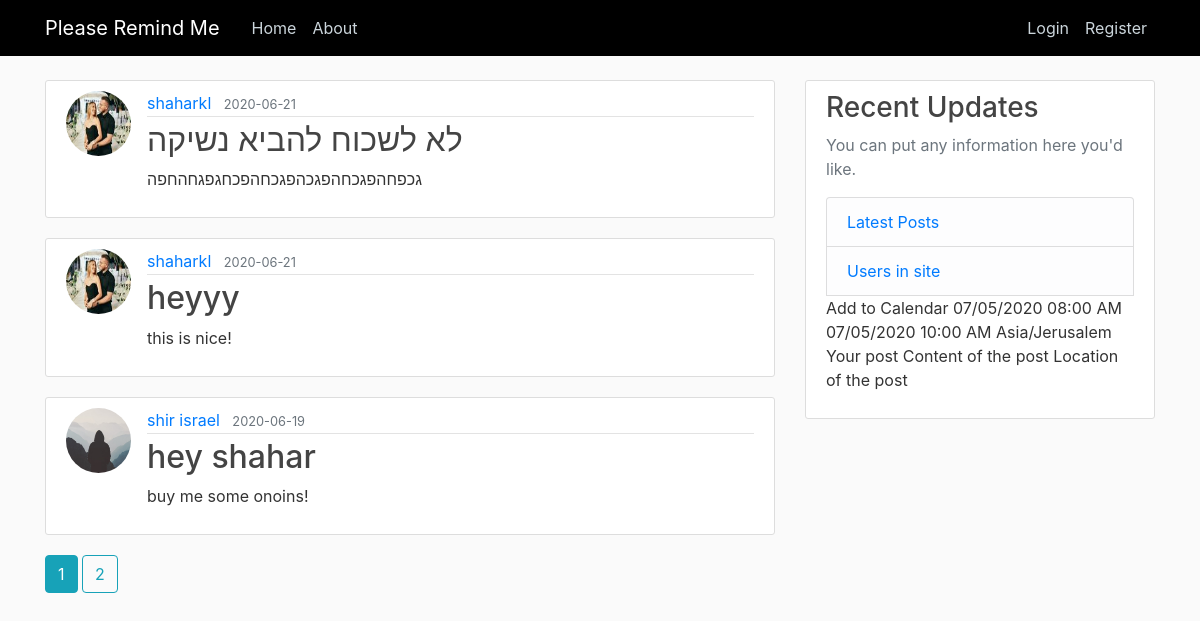
The page /home on the database its author committed.
### flaskblog/models.py (models this page shows, shortened)
class Post(db.Model):
    id = db.Column(db.Integer, primary_key=True)
    title = db.Column(db.String(100), nullable=False)
    date_posted = db.Column(db.DateTime, nullable=False, default=datetime.utcnow)
    content = db.Column(db.Text, nullable=False)
    user_id = db.Column(db.Integer, db.ForeignKey('user.id'), nullable=False)

class User(db.Model, UserMixin):
    id = db.Column(db.Integer, primary_key=True)
    username = db.Column(db.String(20), unique=True, nullable=False)
    email = db.Column(db.String(120), unique=True, nullable=False)
    image_file = db.Column(db.String(20), nullable=False, default='default.jpg')
    password = db.Column(db.String(60), nullable=False)
    posts = db.relationship('Post', backref='author', lazy=True)

### flaskblog/main/routes.py (the view)
@main.route("/")
@main.route("/home")
def home():
    page = request.args.get('page', 1, type=int)
    posts = Post.query.order_by(Post.date_posted.desc()).paginate(page=page, per_page=3)
    return render_template('home.html', posts=posts)

### flaskblog/templates/home.html
{% extends "layout.html" %}
{% block content %}
    {% for post in posts.items %}
        <article class="media content-section">
          <img class="rounded-circle article-img" src="{{ url_for('static', filename='profile_pics/' + post.author.image_file) }}">
          <div class="media-body">
            <div class="article-metadata">
              <a class="mr-2" href="{{ url_for('users.user_posts', username=post.author.username) }}">{{ post.author.username }}</a>
              <small class="text-muted">{{ post.date_posted.strftime('%Y-%m-%d') }}</small>
            </div>
            <h2><a class="article-title" href="{{ url_for('posts.post', post_id=post.id) }}">{{ post.title }}</a></h2>
            <p class="article-content">{{ post.content }}</p>
          </div>
        </article>
    {% endfor %}
    {% for page_num in posts.iter_pages(left_edge=1, right_edge=1, left_current=1, right_current=2) %}
      {% if page_num %}
        {% if posts.page == page_num %}
          <a class="btn btn-info mb-4" href="{{ url_for('main.home', page=page_num) }}">{{ page_num }}</a>
        {% else %}
          <a class="btn btn-outline-info mb-4" href="{{ url_for('main.home', page=page_num) }}">{{ page_num }}</a>
        {% endif %}
      {% else %}
        ...
      {% endif %}
    {% endfor %}
{% endblock content %}

### flaskblog/templates/layout.html (shortened to what this page needs)
<!DOCTYPE html>
<html lang="en">
<head>
    <link rel="stylesheet" href="https://stackpath.bootstrapcdn.com/bootstrap/4.5.0/css/bootstrap.min.css">
    <link rel="stylesheet" type="text/css" href="{{ url_for('static', filename='main.css')}}">
</head>
<body>
    <header class="site-header">
      <nav class="navbar navbar-expand-md navbar-dark bg-steel fixed-top">
        <div class="container">
          <a class="navbar-brand mr-4" href="{{ url_for('main.home') }}">Please Remind Me</a>
          <div class="collapse navbar-collapse" id="navbarToggle">
            <div class="navbar-nav mr-auto">
              <a class="nav-item nav-link" href="{{ url_for('main.home') }}">Home</a>
              <a class="nav-item nav-link" href="{{ url_for('main.about') }}">About</a>
            </div>
            <div class="navbar-nav">
                {% if current_user.is_authenticated %}
                    <a class="nav-item nav-link" href="{{ url_for('posts.new_post') }}">New Post</a>
                    <a class="nav-item nav-link" href="{{ url_for('users.account') }}">Account</a>
                    <a class="nav-item nav-link" href="{{ url_for('users.logout') }}">Logout</a>
                {% else %}
                    <a class="nav-item nav-link" href="{{ url_for('users.login') }}">Login</a>
                    <a class="nav-item nav-link" href="{{ url_for('users.register') }}">Register</a>
                {% endif %}
            </div>
          </div>
        </div>
      </nav>
    </header>
    <main role="main" class="container">
      <div class="row">
        <div class="col-md-8">
          {% block content %}{% endblock %}
        </div>
        <div class="col-md-4">
          <div class="content-section">
            <h3>Recent Updates</h3>
            <p class='text-muted'>You can put any information here you'd like.
              <ul class="list-group">
                <li class="list-group-item list-group-item-light"><a href="{{ url_for('posts.latest_posts') }}">Latest Posts</a></li>
                <li class="list-group-item list-group-item-light"><a href="{{ url_for('users.users_in_site') }}">Users in site</a></li>
                <div title="Add to Calendar" class="addeventatc">
                    Add to Calendar
                    <span class="start">07/05/2020 08:00 AM</span>
                    <span class="end">07/05/2020 10:00 AM</span>
                    <span class="timezone">Asia/Jerusalem</span>
                    <span class="title">Your post</span>
                    <span class="description">Content of the post</span>
                    <span class="location">Location of the post</span>
                </div>
              </ul>
            </p>
          </div>
        </div>
      </div>
    </main>
</body>
</html>

### flaskblog/static/main.css (style rules this page uses)
body { background: #fafafa; color: #333333; margin-top: 5rem; }
h1, h2, h3, h4, h5, h6 { color: #444444; }
.bg-steel { background-color: #000000; }
.site-header .navbar-nav .nav-link { color: #cbd5db; }
.content-section { background: #ffffff; padding: 10px 20px; border: 1px solid #dddddd; border-radius: 3px; margin-bottom: 20px; }
.article-title { color: #444444; }
.article-content { white-space: pre-line; }
.article-img { height: 65px; width: 65px; margin-right: 16px; }
.article-metadata { padding-bottom: 1px; margin-bottom: 4px; border-bottom: 1px solid #e3e3e3 }

### rows shown on the page
Post: image_file (picture), author.username "shaharkl", date_posted "2020-06-21", title "לא לשכוח להביא נשיקה", content "גכפחהפגכחהפגכהפגכחהפכחגפגחהחפה"
Post: image_file (picture), author.username "shaharkl", date_posted "2020-06-21", title "heyyy", content "this is nice!"
Post: image_file (placeholder picture), author.username "shir israel", date_posted "2020-06-19", title "hey shahar", content "buy me some onoins!"

### other values the page prints
{{ page_num }} "1"
{{ page_num }} "2"
